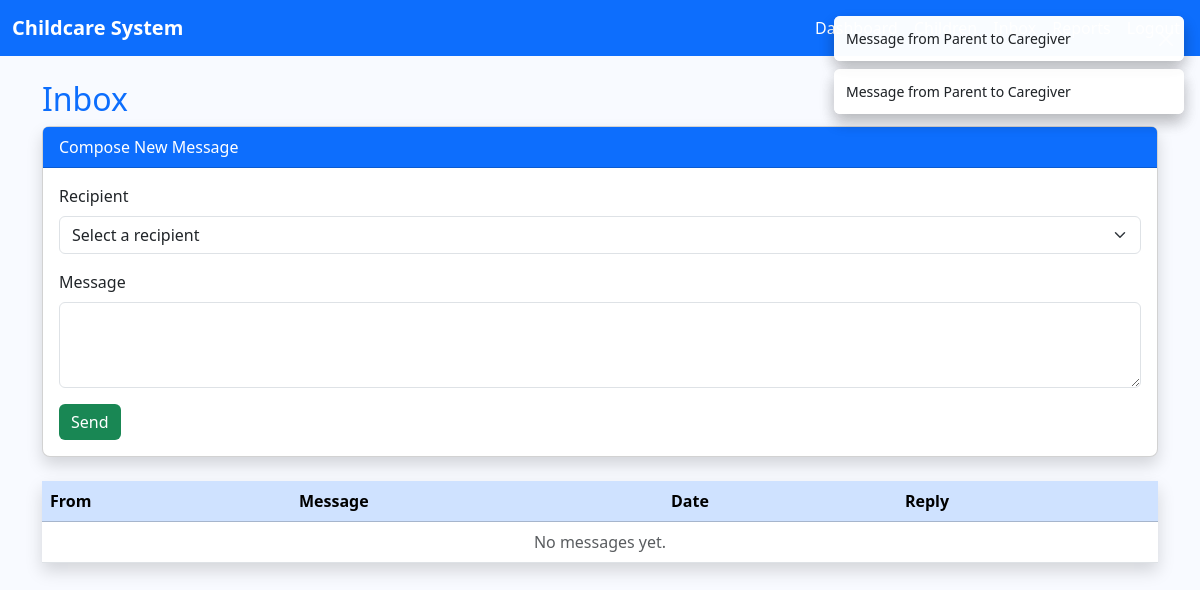
Screenshot of /inbox/ (signed in) with the database file from the repository.
### core/models.py (models this page shows, shortened)
class Message(models.Model):
    sender = models.ForeignKey(
        settings.AUTH_USER_MODEL,
        on_delete=models.CASCADE,
        related_name='sent_messages'
    )
    recipient = models.ForeignKey(
        settings.AUTH_USER_MODEL,
        on_delete=models.CASCADE,
        related_name='received_messages'
    )
    content = models.TextField()
    created_at = models.DateTimeField(auto_now_add=True)
    def __str__(self):
        return f"Message from {self.sender.username} to {self.recipient.username}"

class User(AbstractUser):
    ROLE_CHOICES = (
        ('ADMIN', 'Administrator'),
        ('CAREGIVER', 'Caregiver'),
        ('PARENT', 'Parent'),
    )
    role = models.CharField(max_length=15, choices=ROLE_CHOICES, default='PARENT')

### core/views.py (the view)
# urls.py: path('inbox/', views.inbox, name='inbox'),
@login_required
def inbox(request):
    messages_qs = Message.objects.filter(recipient=request.user).order_by('-created_at')
    users = User.objects.exclude(id=request.user.id)  # exclude self
    return render(request, 'inbox.html', {'messages': messages_qs, 'users': users})

### core/templates/inbox.html (shortened to what this page needs)
{% extends 'base.html' %}
{% block content %}
<h2 class="text-primary">Inbox</h2>
{% if messages %}
<div aria-live="polite" aria-atomic="true" class="position-relative">
    <div class="toast-container position-fixed top-0 end-0 p-3">
        {% for message in messages %}
        <div class="toast align-items-center text-bg-{{ message.tags }} border-0 mb-2 shadow" role="alert" aria-live="assertive" aria-atomic="true">
            <div class="d-flex">
                <div class="toast-body">{{ message }}</div>
                <button type="button" class="btn-close btn-close-white me-2 m-auto" data-bs-dismiss="toast"></button>
            </div>
        </div>
        {% endfor %}
    </div>
</div>
{% endif %}
<div class="card mb-4 shadow">
    <div class="card-header bg-primary text-white">Compose New Message</div>
    <div class="card-body">
        <form method="post" action="{% url 'send_message' 0 %}">
            <div class="mb-3">
                <label for="recipient" class="form-label">Recipient</label>
                <select name="recipient_id" id="recipient" class="form-select" required>
                    <option value="" disabled selected>Select a recipient</option>
                </select>
            </div>
            <div class="mb-3">
                <label for="content" class="form-label">Message</label>
                <textarea name="content" id="content" class="form-control" rows="3" required></textarea>
            </div>
            <button type="submit" class="btn btn-success">Send</button>
        </form>
    </div>
</div>
<table class="table table-hover shadow">
    <thead class="table-primary">
        <tr>
            <th>From</th>
            <th>Message</th>
            <th>Date</th>
            <th>Reply</th>
        </tr>
    </thead>
    <tbody>
        {% for msg in messages_qs %}
        <tr>
            <td>{{ msg.sender.username }}</td>
            <td>{{ msg.content }}</td>
            <td>{{ msg.created_at }}</td>
            <td>
                <a href="{% url 'send_message' msg.sender.id %}" class="btn btn-info btn-sm">Reply</a>
            </td>
        </tr>
        {% empty %}
        <tr>
            <td colspan="4" class="text-center text-muted">No messages yet.</td>
        </tr>
        {% endfor %}
    </tbody>
</table>
{% endblock %}

### core/templates/base.html (shortened to what this page needs)
<!DOCTYPE html>
<html lang="en">
<head>
    <link href="https://cdn.jsdelivr.net/npm/bootstrap@5.3.2/dist/css/bootstrap.min.css" rel="stylesheet">
</head>
<body>
    <nav class="navbar navbar-expand-lg navbar-dark mb-4">
        <div class="container-fluid">
            <a class="navbar-brand fw-bold text-white" href="{% url 'home' %}">Childcare System</a>
            <div class="collapse navbar-collapse">
                <ul class="navbar-nav ms-auto">
                    {% if user.is_authenticated %}
                        <li class="nav-item"><a class="nav-link text-white" href="{% url 'dashboard' %}">Dashboard</a></li>
                        <li class="nav-item"><a class="nav-link text-white" href="{% url 'child_list' %}">Children</a></li>
                        <li class="nav-item"><a class="nav-link text-white" href="{% url 'inbox' %}">Inbox</a></li>
                        <li class="nav-item"><a class="nav-link text-white" href="{% url 'reporting_summary' %}">Reports</a></li>
                        <li class="nav-item"><a class="nav-link text-white" href="{% url 'logout' %}">Logout</a></li>
                    {% else %}
                        <li class="nav-item"><a class="nav-link text-white" href="{% url 'login' %}">Login</a></li>
                        <li class="nav-item"><a class="nav-link text-white" href="{% url 'register' %}">Register</a></li>
                    {% endif %}
                </ul>
            </div>
        </div>
    </nav>
    {% if messages %}
    <div aria-live="polite" aria-atomic="true" class="position-relative">
        <div class="toast-container position-fixed top-0 end-0 p-3">
            {% for message in messages %}
            <div class="toast align-items-center text-bg-{{ message.tags }} border-0 mb-2 shadow" role="alert" aria-live="assertive" aria-atomic="true">
                <div class="d-flex">
                    <div class="toast-body">{{ message }}</div>
                    <button type="button" class="btn-close btn-close-white me-2 m-auto" data-bs-dismiss="toast"></button>
                </div>
            </div>
            {% endfor %}
        </div>
    </div>
    {% endif %}
    <div class="container">
        {% block content %}{% endblock %}
    </div>
</body>
</html>

### core/templates/base.html (style rules this page uses)
body { background-color: #f8faff; }
.navbar { background-color: #0d6efd; }
.card { border-radius: 8px; }
.btn-success { background-color: #198754; border: none; }

### rows the page displays
Message: sender+recipient "Message from Parent to Caregiver"
Message: sender+recipient "Message from Parent to Caregiver"
